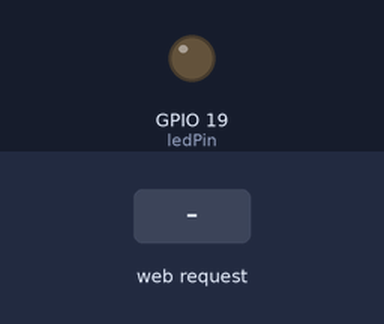
The sketch below on a simulated ESP32. On the bench: output pins drawn as LEDs (lit = HIGH). Inputs (shaded band) come from the test bench. WiFi joins after 1.5 s; servers stay silent unless stated; what the sketch prints to the serial monitor is not drawn.

Above: at 5.7 s.
5.8 s: HTTP request GET /on received
At 6.2 s:
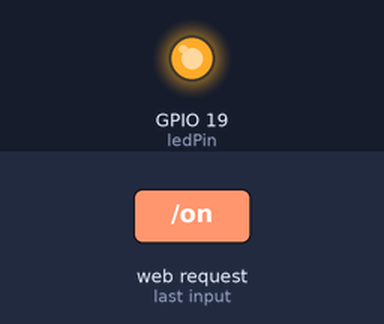
7.3 s: HTTP request GET /off received
At 8.5 s:
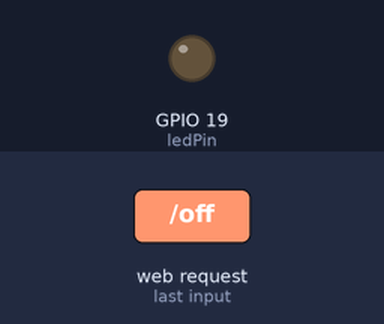
Timing chart, 0 to 10.3 s (numbered marks = the images above; inputs shaded):
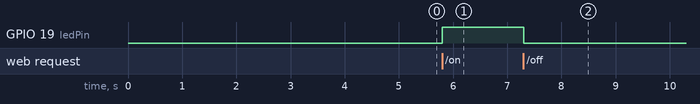

The sketch:

SmartLED.ino
```cpp
#include <WiFi.h>
#include <WebServer.h>

const char* ssid = "Your_wifi";
const char* password = "WifiPassword";

WebServer server(80);
const int ledPin = 19;
bool ledState = false;

void handleRoot() {
  String bg = ledState ? "#fff9e6" : "#1a1a2e";
  String textColor = ledState ? "#333" : "#aaa";
  String bulbColor = ledState ? "#FFD700" : "#444";
  String glowStyle = ledState ? "filter: drop-shadow(0 0 30px #FFD700) drop-shadow(0 0 60px #FFA500);" : "";
  String statusText = ledState ? "Light is ON ✨" : "Light is OFF 🌙";
  String btnOnStyle = ledState ? "background:#FFD700;color:#333;box-shadow:0 0 20px #FFD700;" : "background:#333;color:#888;";
  String btnOffStyle = ledState ? "background:#eee;color:#333;" : "background:#ff4757;color:white;box-shadow:0 0 20px #ff4757;";
  String bgGlow = ledState ? "background: radial-gradient(circle at 50% 40%, #fff9c4, #ffe082, #fff9e6);" : "background: radial-gradient(circle at 50% 40%, #1a1a2e, #0d0d1a);";

  String html = "<!DOCTYPE html><html><head>";
  html += "<meta charset='UTF-8'>";
  html += "<meta name='viewport' content='width=device-width, initial-scale=1'>";
  html += "<title>Smart Light</title>";
  html += "<style>";
  html += "* { margin:0; padding:0; box-sizing:border-box; }";
  html += "body { font-family:Arial; min-height:100vh; display:flex; flex-direction:column;";
  html += "align-items:center; justify-content:center; transition: all 0.6s ease;" + bgGlow + "}";
  html += "h1 { font-size:1.8em; margin-bottom:10px; color:" + textColor + "; transition: color 0.6s; }";
  html += ".bulb { font-size:120px; margin:20px; transition: all 0.6s ease;" + glowStyle + "}";
  html += ".status { font-size:1.2em; color:" + textColor + "; margin-bottom:30px; transition: color 0.6s; }";
  html += ".btn { display:inline-block; padding:18px 45px; font-size:1.2em; border:none;";
  html += "border-radius:50px; cursor:pointer; text-decoration:none; margin:10px;";
  html += "transition: all 0.3s ease; font-weight:bold; }";
  html += ".on { " + btnOnStyle + " }";
  html += ".off { " + btnOffStyle + " }";
  html += ".stars { position:fixed; top:0; left:0; width:100%; height:100%; pointer-events:none;";
  html += "opacity:" + String(ledState ? "0" : "1") + "; transition: opacity 0.6s; }";
  html += "</style></head><body>";

  html += "<div class='stars'>⭐</div>";

  html += "<h1>Smart Light Control</h1>";
  html += "<div class='bulb'>" + String(ledState ? "💡" : "🌑") + "</div>";
  html += "<p class='status'>" + statusText + "</p>";
  html += "<div>";
  html += "<a href='/on' class='btn on'>Turn ON ☀️</a>";
  html += "<a href='/off' class='btn off'>Turn OFF 🌙</a>";
  html += "</div></body></html>";

  server.send(200, "text/html", html);
}

void handleOn() {
  ledState = true;
  digitalWrite(ledPin, HIGH);
  handleRoot();
}

void handleOff() {
  ledState = false;
  digitalWrite(ledPin, LOW);
  handleRoot();
}

void setup() {
  Serial.begin(115200);
  delay(2000);
  pinMode(ledPin, OUTPUT);

  Serial.println("=== ESP32 Starting ===");
  WiFi.disconnect(true);
  delay(1000);
  WiFi.mode(WIFI_STA);
  WiFi.begin(ssid, password);

  int attempts = 0;
  while (WiFi.status() != WL_CONNECTED) {
    delay(500);
    Serial.print(".");
    attempts++;
    if (attempts > 30) {
      Serial.println("\nERROR: Could not connect!");
      return;
    }
  }

  Serial.println("\nWiFi Connected!");
  Serial.println("==============================");
  Serial.print("Open this on your phone:  http://");
  Serial.println(WiFi.localIP());
  Serial.println("==============================");

  server.on("/", handleRoot);
  server.on("/on", handleOn);
  server.on("/off", handleOff);
  server.begin();
}

void loop() {
  server.handleClient();
}
```

Measured:
- after the input at 5.8 s, GPIO 19 (ledPin): LOW → HIGH at once
- after the input at 7.3 s, GPIO 19 (ledPin): HIGH → LOW at once
